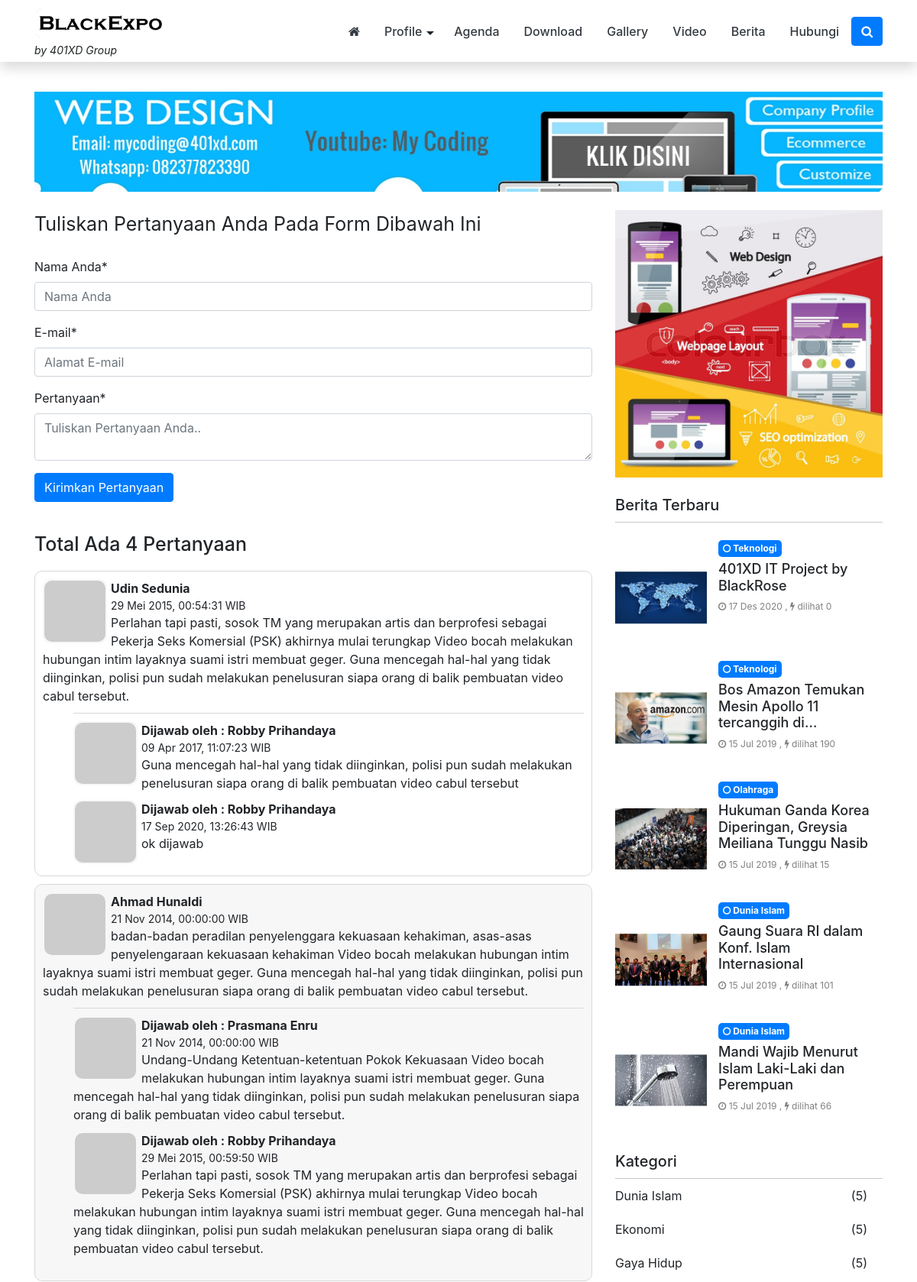
Screenshot of /index.php/konsultasi (upper part) with the database file from the repository.
### tables this page shows
CREATE TABLE `logo` (
  `id_logo` int(5) NOT NULL,
  `gambar` varchar(100) NOT NULL
);

CREATE TABLE `tbl_landingnews` (
  `id` int(5) NOT NULL,
  `key` varchar(255) DEFAULT NULL,
  `value` text DEFAULT NULL
);

CREATE TABLE `iklanatas` (
  `id_iklanatas` int(5) NOT NULL,
  `judul` varchar(100) NOT NULL,
  `username` varchar(50) NOT NULL,
  `url` varchar(100) NOT NULL,
  `source` text NOT NULL,
  `gambar` varchar(100) NOT NULL,
  `tgl_posting` date NOT NULL
);

CREATE TABLE `tbl_comment` (
  `id_komentar` int(5) NOT NULL,
  `reply` int(5) NOT NULL,
  `nama_lengkap` varchar(150) NOT NULL,
  `alamat_email` varchar(150) NOT NULL,
  `isi_pesan` text NOT NULL,
  `tanggal_komentar` date NOT NULL,
  `jam_komentar` time NOT NULL
);

CREATE TABLE `pasangiklan` (
  `id_pasangiklan` int(5) NOT NULL,
  `judul` varchar(100) NOT NULL,
  `username` varchar(50) NOT NULL,
  `url` varchar(100) NOT NULL,
  `source` text NOT NULL,
  `gambar` varchar(100) NOT NULL,
  `tgl_posting` date NOT NULL
);

CREATE TABLE `berita` (
  `id_berita` int(5) NOT NULL,
  `id_kategori` int(5) NOT NULL,
  `username` varchar(30) NOT NULL,
  `judul` varchar(100) NOT NULL,
  `sub_judul` varchar(255) NOT NULL,
  `youtube` varchar(100) NOT NULL,
  `judul_seo` text NOT NULL,
  `headline` enum('Y','N') NOT NULL DEFAULT 'Y',
  `aktif` enum('Y','N') NOT NULL DEFAULT 'N',
  `utama` enum('Y','N') NOT NULL DEFAULT 'Y',
  `isi_berita` longtext NOT NULL,
  `keterangan_gambar` text NOT NULL,
  `hari` varchar(20) NOT NULL,
  `tanggal` date NOT NULL,
  `jam` time NOT NULL,
  `gambar` varchar(100) NOT NULL,
  `dibaca` int(5) NOT NULL DEFAULT 1,
  `tag` varchar(100) NOT NULL,
  `status` enum('Y','N') NOT NULL DEFAULT 'Y'
);

CREATE TABLE `kategori` (
  `id_kategori` int(5) NOT NULL,
  `nama_kategori` varchar(50) NOT NULL,
  `username` varchar(50) NOT NULL,
  `kategori_seo` varchar(100) NOT NULL,
  `aktif` enum('Y','N') NOT NULL DEFAULT 'Y',
  `sidebar` int(10) NOT NULL,
  `gambar_utama` text NOT NULL
);

### application/views/landingnews/konsultasi.php (the view, shortened to what the rows shown need)
<div class="blog card mb-4">
	<div class="card-body">
			<ol class="commentlist">
					<?php
						$no = 1;
						foreach ($konsultasi->result_array() as $kka) {
							$isian=nl2br($kka['isi_pesan']);
							$komentarku=sensor($isian);
							$class_list = 'even';
							if(($no % 2)==0) {
								$class_list = 'odd';
							}
							$avatar = md5(strtolower(trim($kka['alamat_email'])));
							?>
							<li class="comment <?php echo $class_list;?>">
								<div id="comment-<?php echo $kka['id_komentar'];?>" class="comment-question">
									<div class='avatar'>
										<?php if(!empty($avatar)) {?>
										<img src='https://www.gravatar.com/avatar/<?php echo $avatar;?>.jpg?s=60'/>
										<?php } else { ?>
										<i class="fa fa-user-circle user" aria-hidden="true"></i>
										<?php } ?>
									</div>
									<div class="comment-author">
										<a href="#">
											<?php echo $kka['nama_lengkap'];?>
										</a>
									</div>
									<div class="comment-metadata">
										<?php echo tgl_indo($kka['tanggal_komentar']).", ".$kka['jam_komentar']." WIB";?>
									</div>
									<div class='comment-body'>
										<?php echo $komentarku;?>
									</div>
								</div>
								<?php
									$reply = $this->model_utama->view_where('tbl_comment',array('reply'=>$kka['id_komentar']));
									if( $reply->result_array() ) {
										?>
										<div id="comment-reply-<?php echo $kka['id_komentar'];?>" class="comment-answer">
										<?php
										foreach ($reply->result_array() as $r) {
											$avatar = md5(strtolower(trim($r['alamat_email'])));
											?>
											<div class='avatar'>
												<?php if(!empty($avatar)) {?>
												<img src='https://www.gravatar.com/avatar/<?php echo $avatar;?>.jpg?s=60'/>
												<?php } else { ?>
												<i class="fa fa-user-circle user" aria-hidden="true"></i>
												<?php } ?>
											</div>
											<div class="comment-author">
												Dijawab oleh :
												<a href="#">
													<?php echo $r['nama_lengkap'];?>
												</a>
											</div>
											<div class="comment-metadata">
												<?php echo tgl_indo($r['tanggal_komentar']).", ".$r['jam_komentar']." WIB";?>
											</div>
											<div class='comment-body'>
												<?php echo $r['isi_pesan'];?>
											</div>
											<?php
										}
										?>
										</div>
										<?php
									}
							$no++;
							?>
							</li>
							<?php
						}
					?>
			</ol>
	</div>
</div>

### application/views/landingnews/partials/header.php (shortened to what the rows shown need)
<?php
	$base_path = FCPATH;
	$id_website = $this->model_utama->view('identitas')->row_array();
	$logo_website = $this->model_utama->view('logo')->row_array();
$class_menu_nav = 'scroll';
?>
<div class="header-main-menu">
	<nav class="main-menu-container navbar navbar-dark shadow fixed-top <?php echo $class_menu_nav;?>" >
		<div class="container pos-relative">
			<div class="logo-header ml-5 ml-lg-0">
				<a href="<?php echo base_url();?>">
					<?php
						if ( $logo_website['gambar'] !== '' &&  file_exists( $base_path ."asset/logo/".$logo_website['gambar'] ) ){
							$img_src = base_url() ."asset/logo/".$logo_website['gambar'] ;
							?>
								<div class="logo-header">
									<img  src="<?php echo $img_src ;?>" alt="<?php echo $id_website['nama_website']; ?>">
								</div>
							<?php
						} else {
							?>
							<?php echo $id_website['nama_website']; ?>
							<?php
						}
					?>
					<?php
					if( isset($tagline['header']) && isset($tagline['text'])) {
						if(!empty($tagline['text'] && $tagline['header'] ==  '1') ){
							?>
							<div class="tagline-header d-none d-lg-block"> <?php echo $tagline['text'];?> </div>
							<?php
						}
					}?>
				</a>
			</div>
		</div>
	</nav>
</div>

### application/views/landingnews/partials/iklan_atas.php (shortened to what the rows shown need)
<?php
$get_iklan_header = $this->model_utama->view_where('tbl_landingnews',array('key' => 'iklan_header'))->row_array();
$iklan_header_id = "";
if(isset($get_iklan_header['value'])){
    if(!empty($get_iklan_header['value'])){
        $iklan_header_id = json_decode($get_iklan_header['value'],true);
    }
}
if( !empty($iklan_header_id) ) {
    switch ($iklan_header_id) {
        default:
            $pasang_iklan_atas = $this->db->query("
                SELECT
                    judul,
                    url,
                    gambar,
                    source
                FROM
                    iklanatas
                WHERE
                    id_iklanatas ='". $iklan_header_id."'"
            )->row_array();
            break;
    }
?>
<div class="mb-4">
    <?php if($iklan_header_id == 'semua') { ?>
        <?php
            if(!empty($pasang_iklan_atas)) {
                foreach($pasang_iklan_atas as $iklan_item) {
                    ?>
                    <div class="iklan-atas text-center mb-2">
                        <?php if( $iklan_item['gambar'] !='') { ?>
                            <?php
                                if(preg_match("/swf\z/i", $iklan_item['gambar'] )) { ?>
                                <embed width="100%"
                                    src=" <?php echo base_url()."asset/foto_iklanatas/". $iklan_item['gambar'];?>"
                                        quality='high' type='application/x-shockwave-flash'>
                                <?php
                                } else {
                            ?>
                                    <a href="<?php echo $iklan_item['url'];?>" target='_blank'>
                                        <img style='width:100%'
                                                src="<?php echo base_url()."asset/foto_iklanatas/".$iklan_item['gambar'];?>"
                                                alt="<?php echo $pasang_iklan_atas['judul'];?>"
                                        />
                                    </a>
                            <?php
                                }
                            }
                            if (trim($iklan_item['source']) != '') {
                                echo $iklan_item['source'];
                            }
                        ?>
                    </div>
                    <?php
                }
            }
        ?>
    <?php } else { ?>
        <div class="iklan-atas text-center">
            <?php if( $pasang_iklan_atas['gambar'] !='') { ?>
                <?php
                    if(preg_match("/swf\z/i", $pasang_iklan_atas['gambar'] )) { ?>
                    <embed width="100%"
                        src=" <?php echo base_url()."asset/foto_iklanatas/". $pasang_iklan_atas['gambar'];?>"
                            quality='high' type='application/x-shockwave-flash'>
                    <?php
                    } else {
                ?>
                        <a href="<?php echo $pasang_iklan_atas['url'];?>" target='_blank'>
                            <img style='width:100%'
                                    src="<?php echo base_url()."asset/foto_iklanatas/".$pasang_iklan_atas['gambar'];?>"
                                    alt="<?php echo $pasang_iklan_atas['judul'];?>"
                            />
                        </a>
                <?php
                    }
                }
            ?>
        </div>
    <?php } ?>
</div>
<?php
}
?>

### application/views/landingnews/partials/sidebar.php
<div class="sidebar">
<?php
$get_setting_sidebar    = $this->model_utama->view_where('tbl_landingnews',array('key' => 'setting_sidebar'))->row_array();
$sidebar = array();
if(isset($get_setting_sidebar['value'])) {
	if(!empty($get_setting_sidebar['value'])){
		$setting_sidebar = json_decode($get_setting_sidebar['value'],true);
		if(!empty($setting_sidebar)) {
			$number = 0;
			foreach($setting_sidebar as $i => $widget_id){
				$id = key($widget_id);
				$sidebar[$number]['widget_id'] = $id;
				$sidebar[$number]['widget_setting'] = $widget_id[$id];
				$number++;
			}
		}
	}
}
foreach($sidebar as $i => $item) {
	$file_sidebar = VIEWPATH . template().'/widgets/' . $item['widget_id'] . '.php';
	if( file_exists($file_sidebar)) {
		$widget_setting = $item['widget_setting'];
		include $file_sidebar;
	}
}
?>
</div>

### application/views/landingnews/widgets/widget_iklan_sidebar.php (shortened to what the rows shown need)
<div class="widget card mb-4 widget-iklan-sidebar">
			<?php
	$iklan_sidebar = 0;
	if( isset($widget_setting['iklan_sidebar']) ) {
		$iklan_sidebar = (int) $widget_setting['iklan_sidebar'];
	}
?>
<?php
  	$pasang_iklan_sidebar = $this->db->query("SELECT * FROM pasangiklan WHERE id_pasangiklan ='". $iklan_sidebar."'");
	foreach ($pasang_iklan_sidebar->result_array() as $iklan){
		if ($iklan['gambar'] != ''){
			?>
			<a href="<?php echo $iklan['url'];?>"
				target='_blank'>
				<img style='width:100%'
					src="<?php echo base_url()."asset/foto_pasangiklan/".$iklan['gambar'];?>"
					alt="<?php echo $iklan['judul'];?>" />
			</a>
			<?php
		}
	 }
?>
</div>

### application/views/landingnews/widgets/widget_berita_pilihan.php (shortened to what the rows shown need)
<div class="widget card mb-4 posts-widget">
		<?php
			$jumlah_berita = 0;
			if( isset($widget_setting['judul']) ) {
				if( !empty(trim($widget_setting['judul']))) {
					?>
					<h5 class="card-header">
						<?php echo $widget_setting['judul'];?>
					</h5>
					<?php
				}
			}
			$filter_berita = array();
			if( isset($widget_setting['jumlah']) ) {
				$jumlah_berita = (int) $widget_setting['jumlah'];
			}
		?>
	<div class="card-body">
		<ul>
				<?php
					if(!function_exists('get_viewer')) {
						function get_viewer($number) {
							return number_format($number,0,',','.');
						}
					}
					$filter_berita = array_merge($filter_berita,array(
						'berita.status' => 'Y'
					));
					$berita_pilihan = $this->model_utama->view_join_two(
							'berita',
							'users',
							'kategori',
							'username',
							'id_kategori',
							$filter_berita,
							'tanggal','DESC',0,$jumlah_berita);
					foreach ($berita_pilihan->result_array() as $i => $berita) {
					$img_src= base_url().'asset/foto_berita/small_no-image.jpg';
					if ($berita['gambar'] !==''){
						$img_src =base_url().'asset/foto_berita/'.$berita['gambar'];
					}
					$img_size = getimagesize($img_src);
					$class_image= ($img_size[0] > $img_size[1]) ? 'landscape':'portrait';
					?>
					<li class="list-post">
							<a href="<?php echo base_url().$berita['judul_seo'];?>">
								<div class="post-img-container">
									<div class="thumbnail">
										<div class="center">
											<img class="<?php echo $class_image;?>" src="<?php echo $img_src;?>" title="image" />
										</div>
									</div>
								</div>
							</a>
							<div class="post-content">
								<div class="post-category">
									<a href="<?php echo base_url('kategori/detail/'.$berita['kategori_seo']);?>">
										<div class="color-label">
											<?php echo $berita['nama_kategori'];?>
										</div>
									</a>
								</div>
								<a href="<?php echo base_url().$berita['judul_seo'];?>" >
									<h5 class="post-header">
										<?php echo word_limiter( strip_tags($berita['judul']),8);?>
									</h5>
								</a>
								<div class="post-meta">
									<i class="fa fa-clock-o"></i> <?php echo tgl_indo($berita['tanggal']);?>  ,
									<i class="fa fa-flash" aria-hidden="true"></i> dilihat <?php echo get_viewer($berita['dibaca']);?>
								</div>
							</div>
					</li>
					<?php
					}
				?>
		</ul>
	</div>
</div>

### rows the page displays
logo: gambar (picture)
tbl_landingnews: value "by 401XD Group"
iklanatas: gambar (picture)
tbl_comment: nama_lengkap "Udin Sedunia", tanggal_komentar "29 Mei 2015", jam_komentar "00:54:31", komentarku "Perlahan tapi pasti, sosok TM yang merupakan artis dan berprofesi sebagai Pekerja Seks Komersial (PSK) akhirnya mulai terungkap Video bocah melakukan hubungan intim layaknya suami istri membuat geger. Guna mencegah hal-hal yang tidak diinginkan, polisi pun sudah melakukan penelusuran siapa orang di balik pembuatan video cabul tersebut."
tbl_comment: nama_lengkap "Robby Prihandaya", tanggal_komentar "09 Apr 2017", jam_komentar "11:07:23", isi_pesan "Guna mencegah hal-hal yang tidak diinginkan, polisi pun sudah melakukan penelusuran siapa orang di balik pembuatan video cabul tersebut"
tbl_comment: nama_lengkap "Robby Prihandaya", tanggal_komentar "17 Sep 2020", jam_komentar "13:26:43", isi_pesan "ok dijawab"
tbl_comment: nama_lengkap "Ahmad Hunaldi", tanggal_komentar "21 Nov 2014", jam_komentar "00:00:00", komentarku "badan-badan peradilan penyelenggara kekuasaan kehakiman, asas-asas penyelengaraan kekuasaan kehakiman Video bocah melakukan hubungan intim layaknya suami istri membuat geger. Guna mencegah hal-hal yang tidak diinginkan, polisi pun sudah melakukan penelusuran siapa orang di balik pembuatan video cabul tersebut."
tbl_comment: nama_lengkap "Prasmana Enru", tanggal_komentar "21 Nov 2014", jam_komentar "00:00:00", isi_pesan "Undang-Undang Ketentuan-ketentuan Pokok Kekuasaan Video bocah melakukan hubungan intim layaknya suami istri membuat geger. Guna mencegah hal-hal yang tidak diinginkan, polisi pun sudah melakukan penelusuran siapa orang di balik pembuatan video cabul tersebut."
tbl_comment: nama_lengkap "Robby Prihandaya", tanggal_komentar "29 Mei 2015", jam_komentar "00:59:50", isi_pesan "Perlahan tapi pasti, sosok TM yang merupakan artis dan berprofesi sebagai Pekerja Seks Komersial (PSK) akhirnya mulai terungkap Video bocah melakukan hubungan intim layaknya suami istri membuat geger. Guna mencegah hal-hal yang tidak diinginkan, polisi pun sudah melakukan penelusuran siapa orang di balik pembuatan video cabul tersebut."
pasangiklan: gambar (picture)
berita: gambar (picture), id_kategori.nama_kategori "Teknologi", judul "401XD IT Project by BlackRose", tanggal "17 Des 2020", dibaca "0"
berita: gambar (picture), id_kategori.nama_kategori "Teknologi", judul "Bos Amazon Temukan Mesin Apollo 11 tercanggih di…", tanggal "15 Jul 2019", dibaca "190"
berita: gambar (picture), id_kategori.nama_kategori "Olahraga", judul "Hukuman Ganda Korea Diperingan, Greysia Meiliana Tunggu Nasib", tanggal "15 Jul 2019", dibaca "15"
berita: gambar (picture), id_kategori.nama_kategori "Dunia Islam", judul "Gaung Suara RI dalam Konf. Islam Internasional", tanggal "15 Jul 2019", dibaca "101"
berita: gambar (picture), id_kategori.nama_kategori "Dunia Islam", judul "Mandi Wajib Menurut Islam Laki-Laki dan Perempuan", tanggal "15 Jul 2019", dibaca "66"

### other values shown
$stat "Pertanyaan"
$total "4"
$widget_setting['judul'] "Berita Terbaru"
$widget_setting['judul'] "Kategori"
$item_kategori['nama_kategori'] "Dunia Islam"
$item_kategori['jml_berita'] "5"
$item_kategori['nama_kategori'] "Ekonomi"
$item_kategori['nama_kategori'] "Gaya Hidup"
